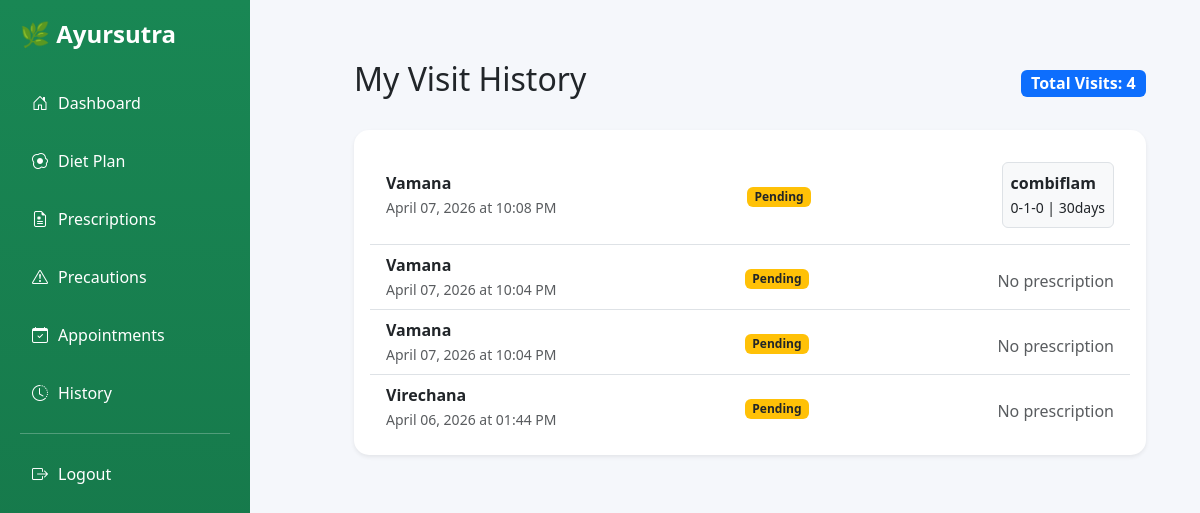
Before: /patients/my-history/ (signed in) with the older database file.
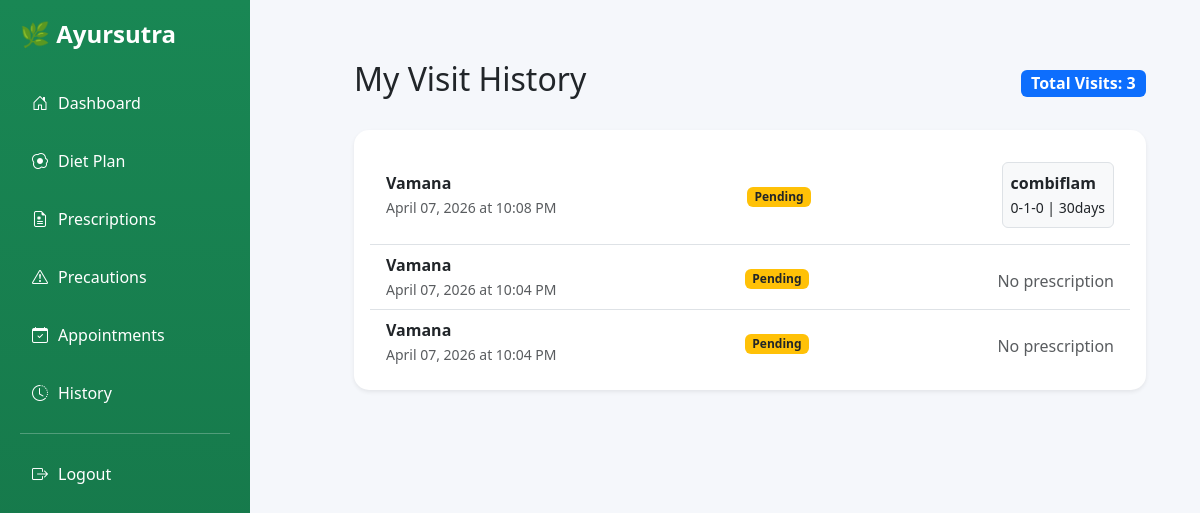
After: the same page with the newer database file.
### therapies/models.py (models this page shows, shortened)
class Appointment(models.Model):
    STATUS_CHOICES = [
        ('PENDING', 'Pending'),
        ('COMPLETED', 'Completed'),
        ('CANCELLED', 'Cancelled'),
    ]
    patient = models.ForeignKey(Patient, on_delete=models.CASCADE, related_name="therapy_appointments")
    therapy = models.ForeignKey(Therapy, on_delete=models.CASCADE)
    date = models.DateTimeField()
    time = models.TimeField()
    status = models.CharField(
        max_length=10,
        choices=STATUS_CHOICES,
        default='PENDING'
    )
    doctor_notes = models.TextField(blank=True, null=True)

class Therapy(models.Model):
    therapy_name = models.CharField(max_length=100)
    duration = models.IntegerField(help_text="Duration in minutes")
    description = models.TextField()
    precautions = models.TextField(blank=True)
    def __str__(self):
        return self.therapy_name

class Prescription(models.Model):
    appointment = models.ForeignKey(
    'Appointment',
    on_delete=models.CASCADE,
    related_name='prescriptions'
    )
    medicine_name = models.CharField(max_length=255)
    dosage = models.CharField(max_length=255)
    duration = models.CharField(max_length=255)
    created_at = models.DateTimeField(auto_now_add=True)

### patients/views.py (the view)
# urls.py: path('my-history/', views.patient_history_view, name='patient_history_view'),
@login_required
def patient_history_view(request):
    patient = request.user.patient
    appointments = patient.therapy_appointments.select_related('therapy')\
    .prefetch_related('prescriptions')\
    .order_by('-date', '-time')
    total_visits = appointments.count()
    return render(request, "patients/patient_history.html", {
        "appointments": appointments,
        "total_visits": total_visits
    })

### patients/templates/patients/patient_history.html (shortened to what this page needs)
{% extends 'patients/base_patient.html' %}
{% block content %}
<div class="main-content px-4">
    <div class="d-flex justify-content-between align-items-center mb-4">
        <h2>My Visit History</h2>
        <span class="badge bg-primary fs-6">Total Visits: {{ total_visits }}</span>
    </div>
    <div class="card shadow-sm">
        <div class="card-body">
            {% if appointments %}
            <ul class="list-group list-group-flush">
                {% for appt in appointments %}
                <li class="list-group-item d-flex justify-content-between align-items-center flex-wrap">
                    <div>
                        <strong>{{ appt.therapy }}</strong><br>
                        <small class="text-muted">
                            {{ appt.date|date:"F d, Y" }} at {{ appt.time|time:"h:i A" }}
                        </small>
                    </div>
                    <div>
                        {% if appt.status == "COMPLETED" %}
                            <span class="badge bg-success">Completed</span>
                        {% elif appt.status == "PENDING" %}
                            <span class="badge bg-warning text-dark">Pending</span>
                        {% else %}
                            <span class="badge bg-danger">Cancelled</span>
                        {% endif %}
                    </div>
                    <div class="mt-2">
                        {% for p in appt.prescriptions.all %}
                            <div class="p-2 bg-light border rounded mb-2">
                                <strong>{{ p.medicine_name }}</strong><br>
                                <small>{{ p.dosage }} | {{ p.duration }}</small>
                            </div>
                        {% empty %}
                            <span class="text-muted">No prescription</span>
                        {% endfor %}
                    </div>
                </li>
                {% endfor %}
            </ul>
            {% else %}
                <div class="text-center p-4">
                    <p class="text-muted">No history available</p>
                </div>
            {% endif %}
        </div>
    </div>
</div>
{% endblock %}

Changed rows visible on the page:
removed Appointment: therapy "Virechana", date "April 06, 2026", time "01:44 PM", status "Pending"
Other visible differences:
{{ total_visits }}: "4" → "3"
